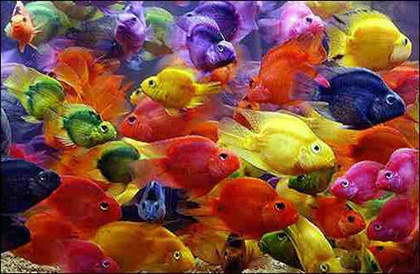
%> input picture PS2/submission/Murat_Ambarkutuk_PS2_mat/fish.jpg, 420 x 274 px, shrunk from 500 x 326 before the run
$ octave colorQuantizeMain.m   (GNU Octave 9; MATLAB toolbox functions it lacks are replaced by stand-ins)
%> lines starting %> are read from the running program, lines starting %| are printed output that depends on the picture; in (x1, y1, x2, y2) boxes, pixels count from 0 and x2, y2 are one past the last pixel; in counts of white or black regions, pixels touching at a corner belong together; the program's own positions count from 1
### PS2/submission/Murat_Ambarkutuk_PS2_mat/quantizeRGB.m
function [outputImage, meanColors] = quantizeRGB(inputImage, nCluster)
    [h, w, c] = size(inputImage);
    dataSet = double(reshape(inputImage, h*w,c));

    [labels, meanColors] = kmeans(dataSet,nCluster,'MaxIter', 250);
    labels = reshape(labels,h,w);

    outputImage = zeros(h,w,c,'uint8');

    for i=1:h
        for j=1:w
            outputImage(i,j,:) = meanColors(labels(i,j),:);
        end
    end
end

### PS2/submission/Murat_Ambarkutuk_PS2_mat/quantizeHSV.m
function [outputImage, meanColors] = quantizeHSV(inputImage, nCluster)
    [h, w, ~] = size(inputImage);
    dataSet = double(reshape(inputImage(:,:,1), h*w,1));

    [labels, meanColors] = kmeans(dataSet,nCluster,'MaxIter', 250, 'EmptyAction', 'drop');
    labels = reshape(labels,h,w);

    outputImage = inputImage;

    for i=1:h
        for j=1:w
            outputImage(i,j,1) = uint8(meanColors(labels(i,j)));
        end
    end
end

### PS2/submission/Murat_Ambarkutuk_PS2_mat/computeQuantizationError.m
function [error] = computeQuantizationError(origImg,quantizedImg)
    error = (origImg-quantizedImg).^2;
    error = sum(error(:))/numel(origImg);
end

### PS2/submission/Murat_Ambarkutuk_PS2_mat/getHueHists.m
function [histEqual, histClustered, HSV] = getHueHists(im, k)
    HSV.double = rgb2hsv(im);
    HSV.uint8 = uint8(HSV.double*255);
    [output, ~] = quantizeHSV(HSV.uint8, k);
    [histClustered, ~] = imhist(output(:,:,1));
    [counts, x] = imhist(HSV.uint8(:,:,1),k);
    histEqual = zeros(1,255);
    histEqual(round(x+1)) = counts;
end

### PS2/submission/Murat_Ambarkutuk_PS2_mat/clearZeros.m
function [counts, values] = clearZeros(counts, values)
	values(counts==0) = [];
    counts(counts==0) = [];
end

### PS2/submission/Murat_Ambarkutuk_PS2_mat/colorQuantizeMain.m
%% 2- Programming
clc; clear all; close all; profile on;
%% 2-1-
figure(1);
inputImage.RGB = imread('fish.jpg');
%> inputImage.RGB is the input picture: size 274x420x3 uint8; mean R, G, B 132.5, 77.6, 60.8
subplot(3,1,1); imshow(inputImage.RGB); title('Input Image');
[h, w, c] = size(inputImage.RGB);
%> h = 274; w = 420; c = 3

nCluster = 2;

% 2-1-a
[outputImage.RGB, meanColors] = quantizeRGB(inputImage.RGB, nCluster);
%> in quantizeRGB, `[h, w, c] = size(inputImage);`: h = 274; w = 420; c = 3
%> in quantizeRGB, `[labels, meanColors] = kmeans(dataSet,nCluster,'MaxIter', 250);`: meanColors = [109.5 45.61 39.54; 181.5 145.4 106.1]
%> in quantizeRGB, `labels = reshape(labels,h,w);`:
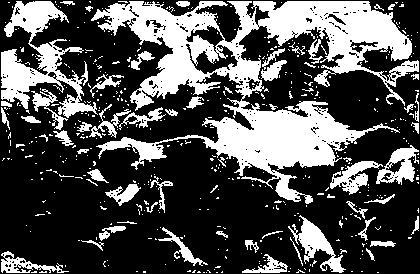
%> labels: size 274x420 double; values 1 (black) and 2 (white), 32% white; 500 white regions (440 under 20 px), largest, box (x1, y1, x2, y2) and area: (91, 1, 419, 204) 22655, (1, 1, 98, 118) 4133, (288, 215, 346, 273) 1070
%> in quantizeRGB, `outputImage = zeros(h,w,c,'uint8');`: outputImage: size 274x420x3 uint8; every value is 0
%> after the loop in quantizeRGB, `for i=1:h`:
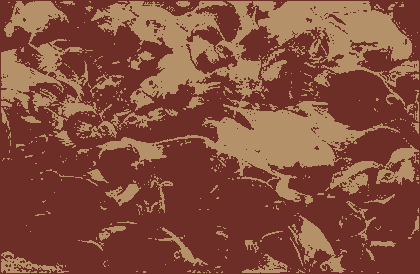
%> outputImage: size 274x420x3 uint8; mean R, G, B 132, 77.7, 61.1
%> meanColors = [109.5 45.61 39.54; 181.5 145.4 106.1]
subplot(3,1,2); imshow(outputImage.RGB); title(['RGB Quantized Image (n=', num2str(nCluster), ')']);

% 2-1-a::visuals
[COUNTS1,X1] = imhist(outputImage.RGB(:,:,1));
%> COUNTS1 = 256 values, max 78241 at index 110, min 0 at index 1, mean 449.5; X1 = 256 values from 0 to 255
[COUNTS2,X2] = imhist(outputImage.RGB(:,:,2));
%> COUNTS2 = 256 values, max 78241 at index 47, min 0 at index 1, mean 449.5; X2 = 256 values from 0 to 255
[COUNTS3,X3] = imhist(outputImage.RGB(:,:,3));
%> COUNTS3 = 256 values, max 78241 at index 41, min 0 at index 1, mean 449.5; X3 = 256 values from 0 to 255

[COUNTS1,X1] = clearZeros(COUNTS1,X1);
%> COUNTS1 = [78241; 36839]; X1 = [109; 181]
[COUNTS2,X2] = clearZeros(COUNTS2,X2);
%> COUNTS2 = [78241; 36839]; X2 = [46; 145]
[COUNTS3,X3] = clearZeros(COUNTS3,X3);
%> COUNTS3 = [78241; 36839]; X3 = [40; 106]


figure(2); hold on; grid MINOR; title(['Number of Pixels by the Channels (n=', num2str(nCluster), ')']);
stem(X1,COUNTS1, 'r', 'LineWidth', 3);
stem(X2,COUNTS2, 'g', 'LineWidth', 3);
stem(X3,COUNTS3, 'b', 'LineWidth', 3);
legend('Location', 'NorthEast', 'Red Channel', 'Blue Channel', 'Green Channel');

% 2-1-b
inputImage.HSV = rgb2hsv(inputImage.RGB);
%> inputImage.HSV: size 274x420x3 double; mean H, S, V 0.362, 0.696, 0.559
inputImage.HSVuint = uint8(inputImage.HSV*255);
%> inputImage.HSVuint: size 274x420x3 uint8; mean H, S, V 92.4, 177.5, 142.6
[outputImage.HSV, meanHues] = quantizeHSV(inputImage.HSVuint, nCluster);
%> in quantizeHSV, `[labels, meanColors] = kmeans(dataSet,nCluster,'MaxIter', 250, 'EmptyA..`: meanColors = [205.5; 22.78]
%> in quantizeHSV, `labels = reshape(labels,h,w);`: labels: size 274x420 double; values 1 (black) and 2 (white), 61.9% white; 92 black regions (52 under 20 px), largest, box (x1, y1, x2, y2) and area: (0, 0, 345, 254) 24370, (285, 58, 420, 129) 5558, (330, 148, 420, 244) 4651
%> after the loop in quantizeHSV, `for i=1:h`:
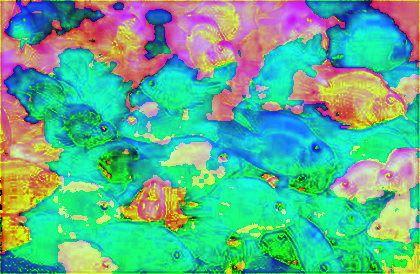
%> outputImage: size 274x420x3 uint8; mean R, G, B 92.4, 177.5, 142.6
%> meanHues = [205.5; 22.78]
figure(1);
subplot(3,1,3); imshow(hsv2rgb(double(outputImage.HSV)/255.0)); title(['HSV Quantized Image (n=', num2str(nCluster), ')']);
%> after `imshow(hsv2rgb(double(outputImage.HSV)/255.0))`:
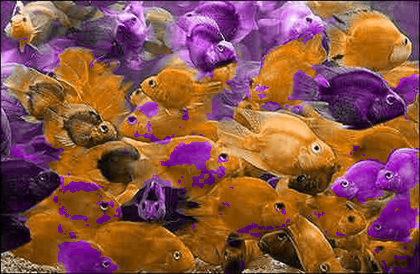
%> displayed picture: size 274x420x3, on the screen's scale of 0 to 255; mean R, G, B 138, 83.2, 70.8

% 2-1-b::visuals
[COUNTS1,X1] = imhist(outputImage.HSV(:,:,1));
%> COUNTS1 = 256 values, max 71206 at index 24, min 0 at index 1, mean 449.5; X1 = 256 values from 0 to 255
[COUNTS2,X2] = imhist(outputImage.HSV(:,:,2));
%> COUNTS2 = 256 values, max 6815 at index 256, min 0 at index 2, mean 449.5; X2 = 256 values from 0 to 255
[COUNTS3,X3] = imhist(outputImage.HSV(:,:,3));
%> COUNTS3 = 256 values, max 863 at index 153, min 2 at index 1, mean 449.5; X3 = 256 values from 0 to 255

[COUNTS1,X1] = clearZeros(COUNTS1,X1);
%> COUNTS1 = [71206; 43874]; X1 = [23; 205]
[COUNTS2,X2] = clearZeros(COUNTS2,X2);
%> COUNTS2 = 254 values, max 6815 at index 254, min 1 at index 2, mean 453.1; X2 = 254 values from 0 to 255
[COUNTS3,X3] = clearZeros(COUNTS3,X3);

figure(3); hold on; grid MINOR; title(['Number of Pixels by the Channels (n=', num2str(nCluster), ')']);
stem(X1,COUNTS1, 'r', 'LineWidth', 3);
stem(X2,COUNTS2, 'g', 'LineWidth', 3);
stem(X3,COUNTS3, 'b', 'LineWidth', 3);
legend('Location', 'NorthEast', 'Hue Channel', 'Saturation Channel', 'Value Channel');
%> figure, not shown here; highest point at x = 255, y = 6815; highest point at x = 152, y = 863

% 2-1-c
error.RGB = computeQuantizationError(inputImage.RGB,outputImage.RGB)
%> in computeQuantizationError, `error = (origImg-quantizedImg).^2;`:
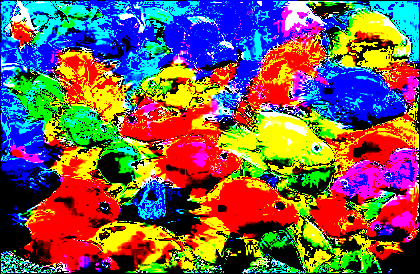
%> error: size 274x420x3 uint8; mean R, G, B 118.5, 93.2, 86.1
%> in computeQuantizationError, `error = sum(error(:))/numel(origImg);`: error = 99.26
%> error.RGB = 99.26
error.HSV = computeQuantizationError(inputImage.HSVuint, outputImage.HSV)
%> in computeQuantizationError (call 2), `error = (origImg-quantizedImg).^2;`:
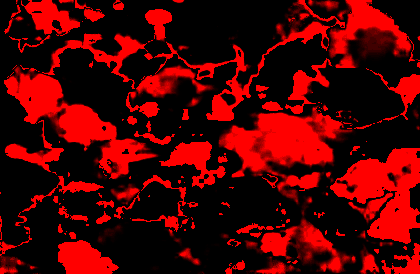
%> error: size 274x420x3 uint8; mean R, G, B 80.1, 0, 0
%> in computeQuantizationError (call 2), `error = sum(error(:))/numel(origImg);`: error = 26.69
%> error.HSV = 26.69

% 2-1-d
[histEqual, histClustered, HSV] = getHueHists(inputImage.RGB, nCluster);
%> in getHueHists, `[histClustered, ~] = imhist(output(:,:,1));`: histClustered = 256 values, max 71206 at index 24, min 0 at index 1, mean 449.5
%> in getHueHists, `[counts, x] = imhist(HSV.uint8(:,:,1),k);`: counts = [71337; 43743]; x = [0; 255]
%> histEqual = 256 values, max 71337 at index 1, min 0 at index 2, mean 449.5
figure(4);  hold on; grid MINOR; title('The Result of Intensity Clustering (Hue Channel)');
stem(0:255, histEqual, 'r', 'LineWidth', 3);
stem(0:255, histClustered, 'b', 'LineWidth', 3);
legend('Location', 'NorthEast', ['Equally-spaced Histogram n= ', num2str(nCluster)], ['Clustered Histogram n= ', num2str(nCluster)]);
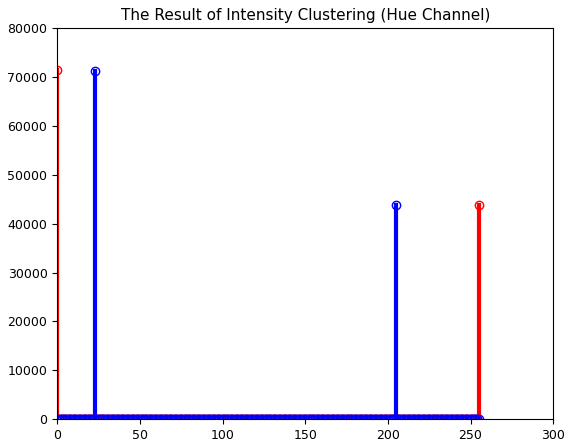
%> figure redrawn from the program's plot data; highest point at x = 0, y = 71337; highest point at x = 23, y = 71206

saveas(1, ['../submission/Q2-1/IO-', 'nCluster', num2str(nCluster),'.png'],'png');
saveas(2, ['../submission/Q2-1/histRGB-', 'nCluster', num2str(nCluster),'.png'],'png');
saveas(3, ['../submission/Q2-1/histHSV-', 'nCluster', num2str(nCluster),'.png'],'png');
saveas(4, ['../submission/Q2-1/histInputvsHSV', 'nCluster', num2str(nCluster),'.png'],'png');
imwrite(outputImage.RGB, ['../submission/Q2-1/RGB', num2str(nCluster),'.jpg']);
imwrite(hsv2rgb(double(outputImage.HSV)/255.0), ['../submission/Q2-1/HSV', num2str(nCluster),'.jpg']);

$ run again, with PS2/submission/Murat_Ambarkutuk_PS2_mat/HSV2.jpg copied over PS2/submission/Murat_Ambarkutuk_PS2_mat/fish.jpg
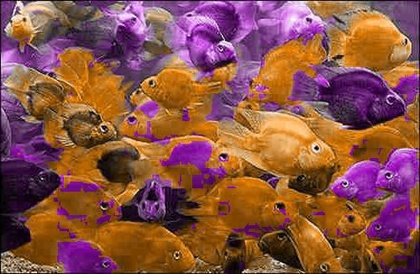
%> input picture PS2/submission/Murat_Ambarkutuk_PS2_mat/HSV2.jpg, 420 x 274 px, shrunk from 500 x 326 before the run
%> inputImage.RGB is the input picture: size 274x420x3 uint8; mean R, G, B 138.1, 82.7, 71.4
%> `[h, w, c] = size(inputImage.RGB);`: h = 274; w = 420; c = 3
%> in quantizeRGB, `[h, w, c] = size(inputImage);`: h = 274; w = 420; c = 3
%> in quantizeRGB, `[labels, meanColors] = kmeans(dataSet,nCluster,'MaxIter', 250);`: meanColors = [184.9 121.2 99.62; 102.8 53.57 50.05]
%> `[COUNTS1,X1] = imhist(outputImage.RGB(:,:,1));`: COUNTS1 = 256 values, max 65576 at index 104, min 0 at index 1, mean 449.5; X1 = 256 values from 0 to 255
%> `[COUNTS2,X2] = imhist(outputImage.RGB(:,:,2));`: COUNTS2 = 256 values, max 65576 at index 55, min 0 at index 1, mean 449.5; X2 = 256 values from 0 to 255
%> `[COUNTS3,X3] = imhist(outputImage.RGB(:,:,3));`: COUNTS3 = 256 values, max 65576 at index 51, min 0 at index 1, mean 449.5; X3 = 256 values from 0 to 255
%> `[COUNTS1,X1] = clearZeros(COUNTS1,X1);`: COUNTS1 = [65576; 49504]; X1 = [103; 185]
%> `[COUNTS2,X2] = clearZeros(COUNTS2,X2);`: COUNTS2 = [65576; 49504]; X2 = [54; 121]
%> `[COUNTS3,X3] = clearZeros(COUNTS3,X3);`: COUNTS3 = [65576; 49504]; X3 = [50; 100]
%> inputImage.HSV: size 274x420x3 double; mean H, S, V 0.38, 0.676, 0.556
%> inputImage.HSVuint: size 274x420x3 uint8; mean H, S, V 96.8, 172.3, 141.9
%> in quantizeHSV, `[labels, meanColors] = kmeans(dataSet,nCluster,'MaxIter', 250, 'EmptyA..`: meanColors = [210.7; 21.41]
%> after the loop in quantizeHSV, `for i=1:h`:
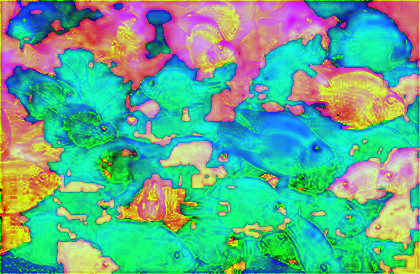
%> outputImage: size 274x420x3 uint8; mean R, G, B 96.7, 172.3, 141.9
%> `[COUNTS1,X1] = imhist(outputImage.HSV(:,:,1));`: COUNTS1 = 256 values, max 69223 at index 22, min 0 at index 1, mean 449.5; X1 = 256 values from 0 to 255
%> `[COUNTS2,X2] = imhist(outputImage.HSV(:,:,2));`: COUNTS2 = 256 values, max 5195 at index 256, min 0 at index 2, mean 449.5; X2 = 256 values from 0 to 255
%> `[COUNTS3,X3] = imhist(outputImage.HSV(:,:,3));`: COUNTS3 = 256 values, max 869 at index 153, min 0 at index 1, mean 449.5; X3 = 256 values from 0 to 255
%> `[COUNTS1,X1] = clearZeros(COUNTS1,X1);`: COUNTS1 = [69223; 45857]; X1 = [21; 211]
%> `[COUNTS2,X2] = clearZeros(COUNTS2,X2);`: COUNTS2 = 253 values, max 5195 at index 253, min 1 at index 6, mean 454.9; X2 = 253 values from 0 to 255
%> `[COUNTS3,X3] = clearZeros(COUNTS3,X3);`: COUNTS3 = 255 values, max 869 at index 152, min 3 at index 1, mean 451.3; X3 = 255 values from 1 to 255
%> in computeQuantizationError, `error = sum(error(:))/numel(origImg);`: error = 99.64
%> error.HSV = 6.12
%> in getHueHists, `[histClustered, ~] = imhist(output(:,:,1));`: histClustered = 256 values, max 69223 at index 22, min 0 at index 1, mean 449.5
%> counts = [69223; 45857]; x = [0; 255]
%> `[histEqual, histClustered, HSV] = getHueHists(inputImage.RGB, nCluster);`: histEqual = 256 values, max 69223 at index 1, min 0 at index 2, mean 449.5
%> `legend('Location', 'NorthEast', ['Equally-spaced Histogram n= ', num2s..`:
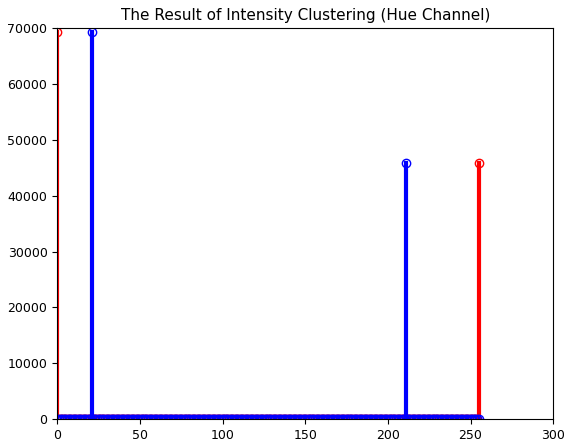
%> figure redrawn from the program's plot data; highest point at x = 0, y = 69223; highest point at x = 21, y = 69223
